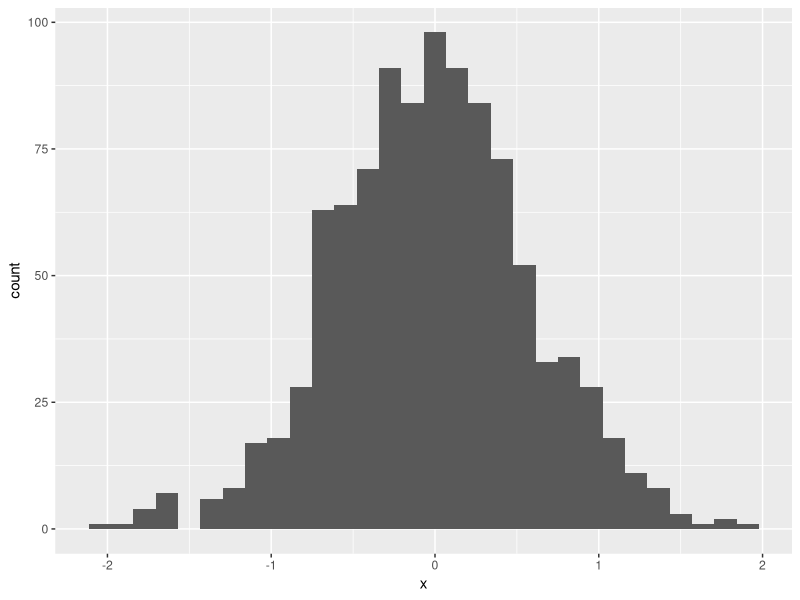
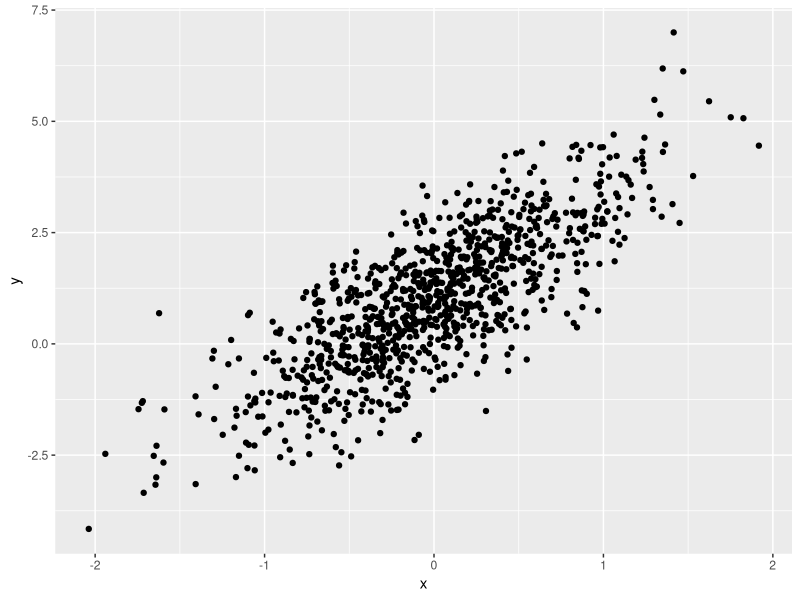

Here is the R script that generated these plots, in order:
## ---- chunk 1
library(tidyverse)
## ---- chunk 2
set.seed(1234)

plot_df = tibble(
  x = rnorm(1000, sd = .6),
  y = 1 + 2 * x + rnorm(1000)
)
## ---- chunk 3
ggplot(plot_df, aes(x = x)) + geom_histogram()
## ---- chunk 4
ggplot(plot_df, aes(x = x, y = y)) + geom_point()
